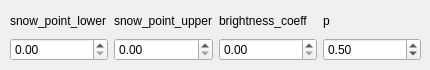
         <widget class="QWidget" name="tab_14">
          <attribute name="title">
           <string>RandomSnow</string>
          </attribute>
          <widget class="QWidget" name="gridLayoutWidget_29">
           <property name="geometry">
            <rect>
             <x>10</x>
             <y>10</y>
             <width>411</width>
             <height>51</height>
            </rect>
           </property>
           <layout class="QGridLayout" name="gridLayout_32">
            <item row="0" column="0">
             <widget class="QLabel" name="label_82">
              <property name="text">
               <string>snow_point_lower</string>
              </property>
             </widget>
            </item>
            <item row="0" column="1">
             <widget class="QLabel" name="label_116">
              <property name="text">
               <string>snow_point_upper</string>
              </property>
             </widget>
            </item>
            <item row="1" column="2">
             <widget class="QDoubleSpinBox" name="sb_rsn_bc"/>
            </item>
            <item row="1" column="1">
             <widget class="QDoubleSpinBox" name="sb_rsn_spu">
              <property name="maximum">
               <double>1.000000000000000</double>
              </property>
              <property name="singleStep">
               <double>0.100000000000000</double>
              </property>
             </widget>
            </item>
            <item row="1" column="0">
             <widget class="QDoubleSpinBox" name="sb_rsn_spl">
              <property name="maximum">
               <double>1.000000000000000</double>
              </property>
              <property name="singleStep">
               <double>0.100000000000000</double>
              </property>
             </widget>
            </item>
            <item row="0" column="2">
             <widget class="QLabel" name="label_115">
              <property name="text">
               <string>brightness_coeff</string>
              </property>
             </widget>
            </item>
            <item row="0" column="3">
             <widget class="QLabel" name="label_118">
              <property name="text">
               <string>p</string>
              </property>
             </widget>
            </item>
            <item row="1" column="3">
             <widget class="QDoubleSpinBox" name="sb_rsn_p">
              <property name="maximum">
               <double>1.000000000000000</double>
              </property>
              <property name="singleStep">
               <double>0.100000000000000</double>
              </property>
              <property name="value">
               <double>0.500000000000000</double>
              </property>
             </widget>
            </item>
           </layout>
          </widget>
         </widget>
